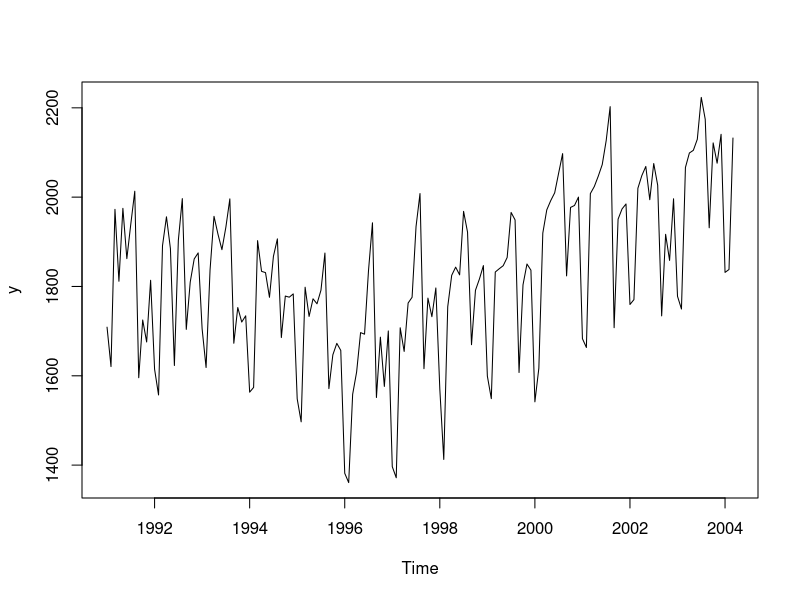
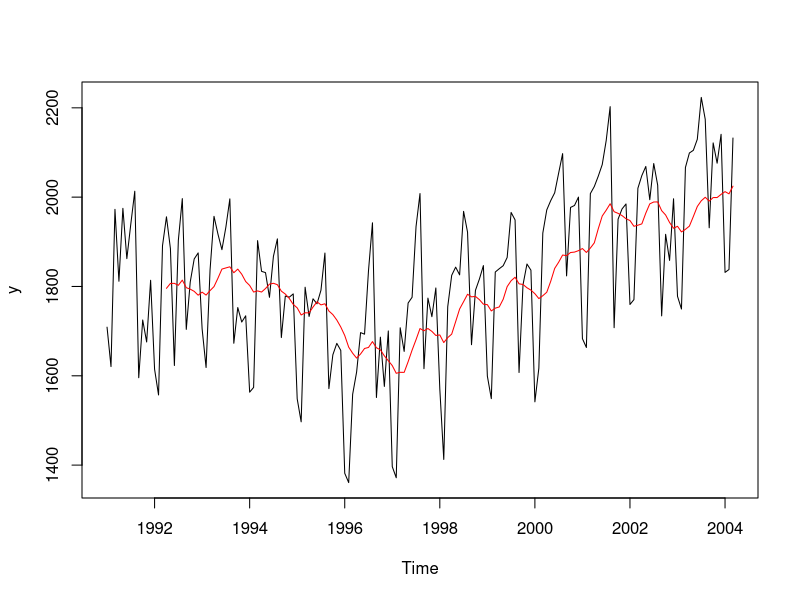
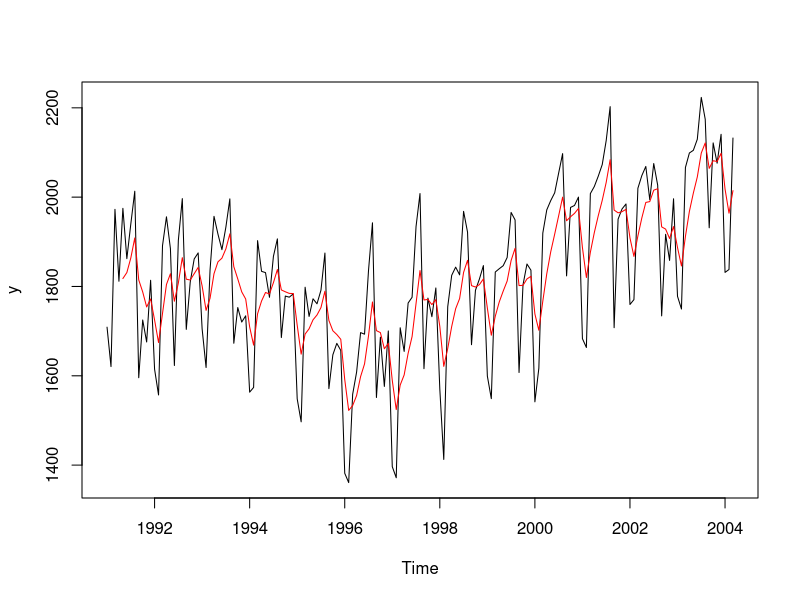
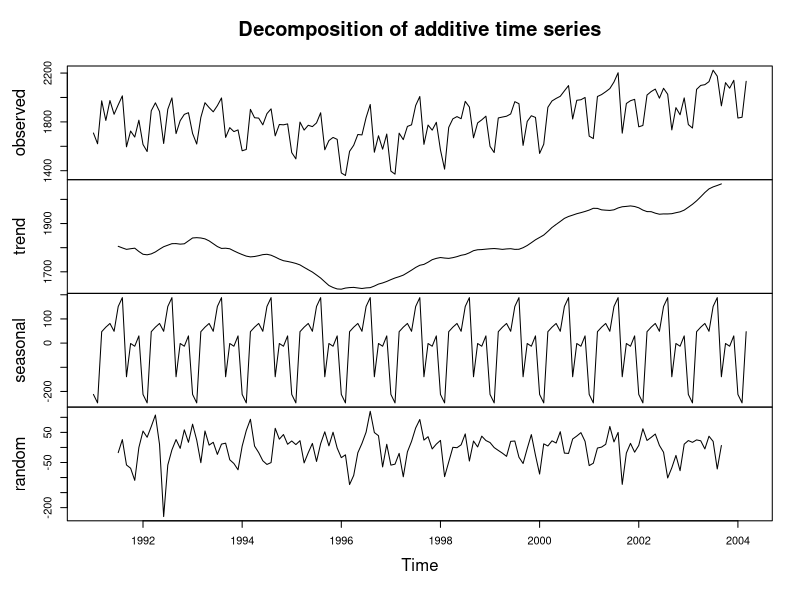
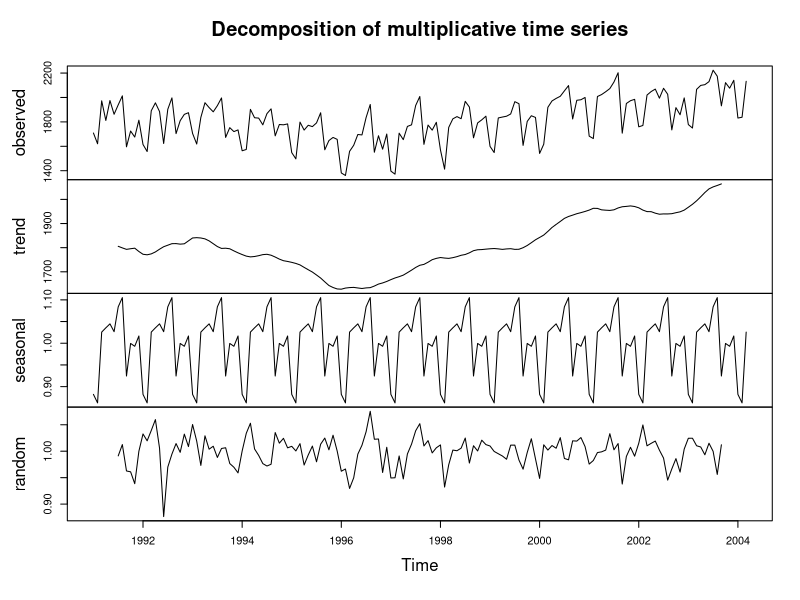
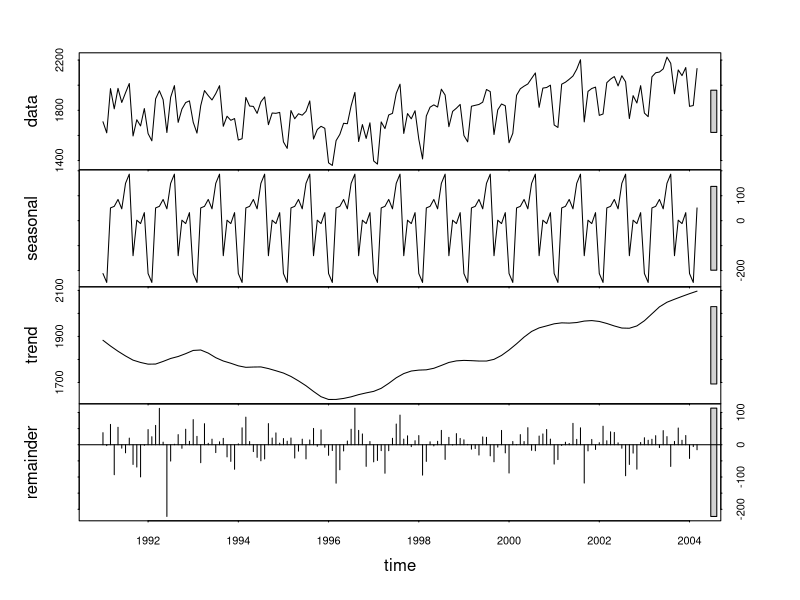
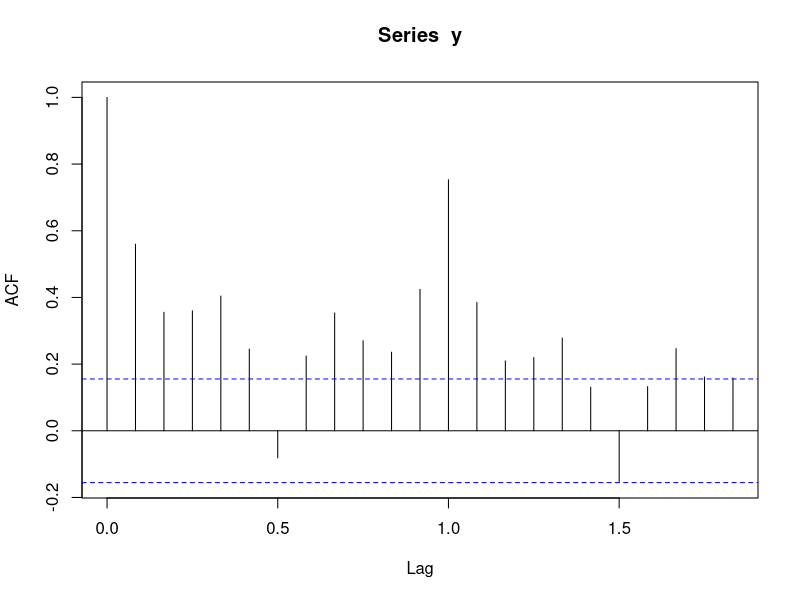
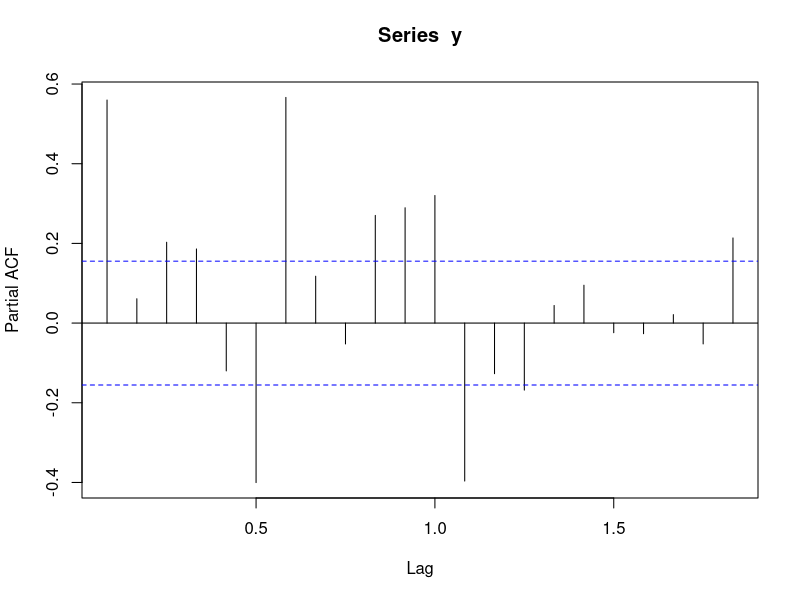

Generate these figures, in order, with R:
## ---- chunk 1
knitr::opts_chunk$set(echo = TRUE, warning = FALSE, message = FALSE, eval = TRUE)
## ---- chunk 2
library(TTR)
library(forecast)
df <- read.csv("Amtrak_data.csv")
y <- ts(df$Ridership, start = c(1991,1), end = c(2004, 3), freq = 12)
plot(y)
## ---- chunk 3
plot(y)

# create a moving average series
k = 16  # set the moving average 
y_sma = SMA(y, n = k)

# plot the moving average series
lines(y_sma, col = "red")
## ---- chunk 4
plot(y)

# create a moving average series
w = .7

y_ema = EMA(y, ratio = 1-w)


# plot the moving average series
lines(y_ema, col = "red")
## ---- chunk 5
ourDecomposition <- decompose(y, type="additive")
plot(ourDecomposition)
## ---- chunk 6
ourDecomposition <- decompose(y, type="multiplicative")
plot(ourDecomposition)
## ---- chunk 7
ourDecomposition <- stl(y, s.window = "periodic")
plot(ourDecomposition)
## ---- chunk 8
acf(y)
## ---- chunk 9
pacf(y)
## ---- chunk 10
# data partition

# set the proportion of the test set 
p = .2 

nValid <- round(.2*length(y))
nTrain <- length(y) - nValid
train.ts <- window(y, start = c(1991, 1), end = c(1991, nTrain))
valid.ts <- window(y, start = c(1991, nTrain + 1), end = c(1991, nTrain + nValid))

# Modeling
# baseline models

# average method: forecast by the average of the training series
model1 = meanf(train.ts, h = nValid, level = 0)

# naive: forecast by the last observation of the series
model2 = naive(train.ts, h = nValid, level = 0)

# seasonal naive: forecast by the last season
model3 = snaive(train.ts, h = nValid, level = 0)

# drift: drawing the line from the first to the last observation
model4 = rwf(train.ts, h = nValid, level = 0, drift = TRUE)



# more advanced model
model5 = HoltWinters(train.ts, alpha=TRUE, 
                            beta=TRUE, 
                            gamma=TRUE)
model6 = auto.arima(train.ts)

## ---- chunk 11
checkresiduals(model1)
checkresiduals(model2)
checkresiduals(model3)
checkresiduals(model4)
checkresiduals(model5)
checkresiduals(model6)
## ---- chunk 12
# forecasting
forecast1 = forecast(model1, h = nValid, level = 0)
forecast2 = forecast(model2, h = nValid, level = 0)
forecast3 = forecast(model3, h = nValid, level = 0)
forecast4 = forecast(model4, h = nValid, level = 0)
forecast5 = forecast(model5, h = nValid, level = 0)
forecast6 = forecast(model6, h = nValid, level = 0)


# plotting forecast
plot(forecast1)
lines(valid.ts, col = 'red')
plot(forecast2)
lines(valid.ts, col = 'red')
plot(forecast3)
lines(valid.ts, col = 'red')
plot(forecast4)
lines(valid.ts, col = 'red')
plot(forecast5)
lines(valid.ts, col = 'red')
plot(forecast6)
lines(valid.ts, col = 'red')


# accuracy
a1 = accuracy(forecast1$mean, valid.ts)
a2 = accuracy(forecast2$mean, valid.ts)
a3 = accuracy(forecast3$mean, valid.ts)
a4 = accuracy(forecast4$mean, valid.ts)
a5 = accuracy(forecast5$mean, valid.ts)
a6 = accuracy(forecast6$mean, valid.ts)

rbind(a1, a2, a3,a4, a5, a6)
## ---- chunk 13
# the arima model gives the lowest MAPE, 
# so we will select this model as the final model 
# to train it on the entire dataset to make forecasting.

selected_model =  auto.arima(y)
new_forecast = forecast(selected_model)
plot(new_forecast)
